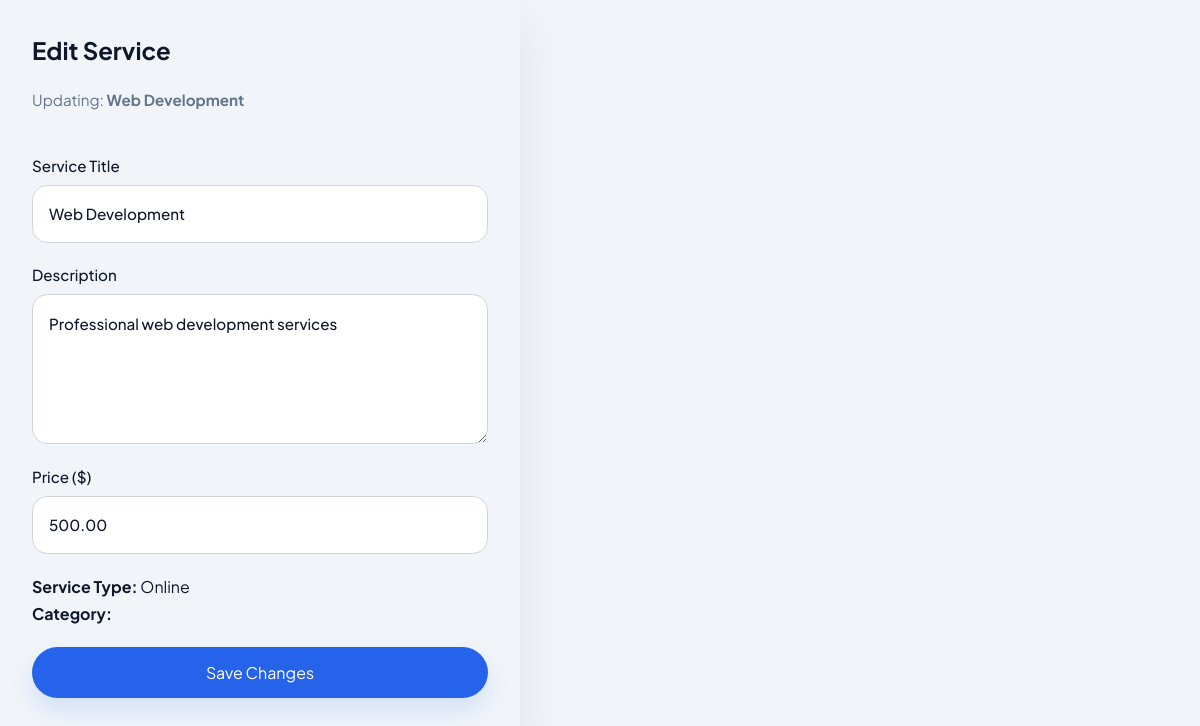
The app's page /provider/edit_service.php?id=1 (signed in) with its own data.
### tables this page shows
CREATE TABLE IF NOT EXISTS services (
    id INT PRIMARY KEY AUTO_INCREMENT,
    user_id INT NOT NULL,
    title VARCHAR(255) NOT NULL,
    description TEXT,
    price DECIMAL(10,2) NOT NULL,
    image VARCHAR(255),
    service_type ENUM('online', 'local') NOT NULL,
    category VARCHAR(100) DEFAULT NULL,
    city VARCHAR(100),
    area VARCHAR(100),
    deadline DATE,
    created_at TIMESTAMP DEFAULT CURRENT_TIMESTAMP,
    FOREIGN KEY (user_id) REFERENCES users(id) ON DELETE CASCADE
);

### provider/edit_service.php (the view, shortened to what this page needs)
<?php
include("../config/db.php");
$id = $_GET['id'];
$user_id = $_SESSION['user_id'];
$stmt = $conn->prepare("SELECT * FROM services WHERE id=? AND user_id=?");
$stmt->bind_param("ii", $id, $user_id);
$stmt->execute();
$service = $stmt->get_result()->fetch_assoc();
?>
<!DOCTYPE html>
<html lang="en">
<head>
    <link rel="stylesheet" href="../css/style.css">
    <link rel="stylesheet" href="../css/provider.css">
</head>
<body>
    <div class="form-container">
        <div class="form-card">
            <h2>Edit Service</h2>
            <p class="form-card__subtitle">Updating: <strong><?php echo htmlspecialchars($service['title']); ?></strong></p>
            <form method="POST" class="form-card__form">
                <label>
                    Service Title
                    <input type="text" name="title" value="<?php echo htmlspecialchars($service['title']); ?>" required>
                </label>
                <label>
                    Description
                    <textarea name="description" required><?php echo htmlspecialchars($service['description']); ?></textarea>
                </label>
                <label>
                    Price ($)
                    <input type="number" step="0.01" name="price" value="<?php echo htmlspecialchars($service['price']); ?>" required>
                </label>
                <div class="provider-locked-info">
                    <p><strong>Service Type:</strong> <?php echo ucfirst($service['service_type']); ?></p>
                    <p><strong>Category:</strong> <?php echo htmlspecialchars($service['category']); ?></p>
                </div>
                <button name="update_service" class="btn btn--primary">Save Changes</button>
            </form>
        </div>
    </div>
</body>
</html>

### css/style.css (style rules this page uses)
:root { --primary: #2563eb; --primary-color: #2563eb; --primary-hover: #1d4ed8; --secondary: #0f172a; --success: #16a34a; --danger: #dc2626; --surface: #ffffff; --surface-strong: #f8fafc; --surface-muted: #e2e8f0; --text: #0f172a; --text-muted: #64748b; --border: #d1d5db; --shadow: rgba(15, 23, 42, 0.08); }
* { box-sizing: border-box; margin: 0; padding: 0; }
html { scroll-behavior: smooth; }
body { font-family: 'Plus Jakarta Sans', sans-serif; background: #f1f5f9; color: var(--text); line-height: 1.7; }
button, input, select, textarea { font: inherit; }
button { cursor: pointer; }
.btn, button { display: inline-flex; align-items: center; justify-content: center; gap: 0.5rem; padding: 0.75rem 1.15rem; border-radius: 999px; border: none; transition: transform 0.2s ease, box-shadow 0.2s ease, background 0.2s ease; }
.btn--primary, button.btn--primary { background: var(--primary-color); color: #ffffff; box-shadow: 0 12px 24px rgba(37, 99, 235, 0.15); }
.auth-card__input, .auth-card__select, textarea, input[type='file'] { width: 100%; border: 1px solid var(--border); border-radius: 0.95rem; padding: 0.95rem 1rem; background: #ffffff; color: var(--text); transition: border-color 0.2s ease, box-shadow 0.2s ease; }

### css/provider.css (style rules this page uses)
.form-card { width: 100%; max-width: 520px; padding: 2rem; display: grid; gap: 1rem; }
.form-card h2 { margin-bottom: 0.5rem; color: var(--text); }
.form-card input, .form-card textarea { width: 100%; padding: 0.95rem 1rem; border-radius: 1rem; border: 1px solid var(--border); background: #ffffff; color: var(--text); }
.form-card textarea { min-height: 150px; resize: vertical; }
.form-card__subtitle { color: var(--text-muted); font-size: 0.95rem; margin: -0.5rem 0 1.5rem; }
.form-card__form { display: grid; gap: 1.2rem; }
.form-card__form label { display: grid; gap: 0.4rem; color: var(--text-dark); font-weight: 500; font-size: 0.95rem; }
.form-card__form input, .form-card__form textarea { width: 100%; padding: 0.95rem 1rem; border: 1px solid var(--border); border-radius: 0.95rem; background: #ffffff; color: var(--text); transition: border-color 0.2s ease, box-shadow 0.2s ease; }

### records on screen
services: title "Web Development", description "Professional web development services", price "500.00", service_type "Online"
